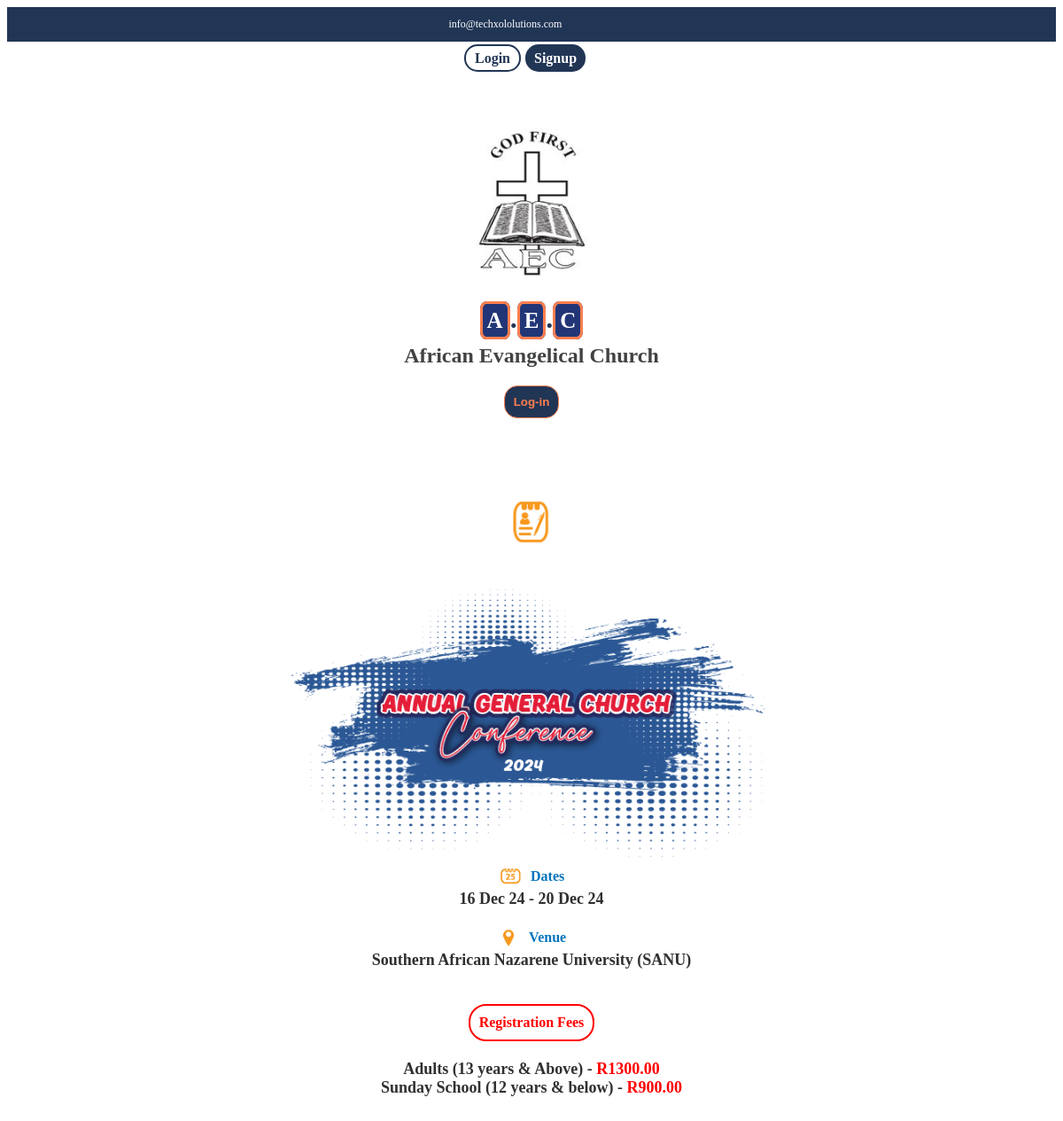
The page / on the database its author committed.
### models.py (models this page shows)
class open_event(db.Model):
    __table_name__ = "sessions"
    id = db.Column(db.Integer, primary_key=True)
    usr_id = db.Column(db.Integer, ForeignKey('user.id'))
    start_date = db.Column(db.Date, nullable=False)
    end_date = db.Column(db.Date, nullable=False)
    event_title = db.Column(db.String(60), nullable=False)
    event_abbr = db.Column(db.String(60), nullable=True)
    event_venue = db.Column(db.String(60), nullable=False)
    event_theme = db.Column(db.String(60), nullable=True)
    event_other_info = db.Column(db.String(60), nullable=True)
    registration_group1=db.Column(db.String(80))
    reg_fee_amnt1=db.Column(db.Float(80), nullable=True)
    registration_group2=db.Column(db.String(80))
    reg_fee_amnt2=db.Column(db.Float(80), nullable=True)
    registration_group3=db.Column(db.String(80))
    reg_fee_amnt3=db.Column(db.Float(80), nullable=True)
    registration_group4=db.Column(db.String(80))
    reg_fee_amnt4=db.Column(db.Float(80), nullable=True)
    event_closed = db.Column(db.Boolean, default=False)
    timestamp = db.Column(db.Date, nullable=False) #DateTime

### app.py (the view)
@app.route("/", methods=['POST','GET'])
def home():
    event_details=None
    if open_event.query.filter_by(event_closed=False).first():
        event_details = open_event.query.filter_by(event_closed=False).first()
    return render_template("index.html", event_details=event_details)

### app.py (called while the page is built)
@app.context_processor
def inject_ser():
    event = open_event.query.filter_by(event_closed=False).first()
    return dict(event_details=event)

### templates/index.html (shortened to what this page needs)
{% extends "base.html" %}
{% block content %}
</div>
<br><br>
<div style="flex-direction: column;justify-content: flex-start;" class="">
    {% if event_details %}
    <div class="event-info">
        <img style="height:70px" src="static/icons/registration-icon-big.png" />
        <img style="height:350px" src="static/icons/aec-agcc.png" />
        <div class="add-info">
            <div class="general-flex"><img style="height:30px" src="static/icons/calender-icon.png"  /><label>Dates</label></div>
            <small>{{event_details.start_date.strftime("%d %b %y")}} - {{event_details.end_date.strftime("%d %b %y")}}</small><br>
            <div class="general-flex"><img style="height:30px" src="static/icons/location-icon.png"  /><label>Venue</label></div>
            <small>{{event_details.event_venue}}</small>
        </div><br>
        <div class="add-info">
            <h4 style="color:red;border:2px solid red;border-radius:20px;padding:10px;">Registration Fees</h4>
            {% if event_details.reg_fee_amnt1 %}<small>{{event_details.registration_group1}} - <span style="color:red">R{{event_details.reg_fee_amnt1}}0</span></small>{% endif %}
            {% if event_details.reg_fee_amnt2 %}<small>{{event_details.registration_group2}} - <span style="color:red">R{{event_details.reg_fee_amnt2}}0</span></small>{% endif %}
        </div>
    </div>
    {% else %}
        <h1>The are No Registrations Open at this Moment</h1>
        {% if not current_user.is_authenticated %}
        <h3 style="color:coral">Do you have an account?<br>If not, please do sign up today for the A.E.C Registration Platform</h3>
        {% endif %}
    {% endif %}
    <br>
    <br><br><br>
</div><br><br><br><div style="height:300px"></div>
{% endblock %}

### templates/base.html (shortened to what this page needs)
<!DOCTYPE html>
<html lang="en">
<head>
    <link rel="stylesheet" type="text/css" href="static/css/styles.css" />
    <div class="physical_addr">
        <p>info@techxololutions.com</p>
    </div>
    <div class="other-nav">
    </div>
    <div style="background-color:;margin-left:-15px;align-items: center;"  class="user-label">
      {% if current_user.is_authenticated %}
          <li><span style="font-size:13px" class="">Welcome, {{current_user.name}}</span></li>
          <li><a class="btns-user links-user" href="/user_account">Account</a></li>
          <li><a class="btns-outlined links-user" href="/logout">Logout</a></li>
      {% else %}
          <li><a class="btns-outlined links-user" href="/login">Login</a></li>
          <li><a class="btns-user links-user" href="/signup">Signup</a></li>
      {% endif %}
    </div>
</head>
<body>
    <div class="">
        <br><br>
        <div>
          <div class="church-logo"><img style="height:inherit" src="static/images/aec_logo.jpg" /></div>
          <h1 id="abbr-style" style="margin:10px auto;font-weight:800" ><small style="">A</small>.<small style="">E</small>.<small style="">C</small></h1>
          <h2 style="margin-top:0px;color:rgb(65, 66, 66)" >African Evangelical Church</h2>
        </div>
        {% if not current_user.is_authenticated %}
        <div class="general-flex" style="margin:10px auto;"><a href="/login"> <button style="border:1px solid coral;color:coral;padding:10px" class="btns">Log-in</button></a></div>
        {% endif %}<br><br>
        {% block content %}
        {% endblock %}
</body>
</html>

### static/css/styles.css (style rules this page uses)
html { box-sizing:border-box }
*:after { //box-sizing:inherit }
:root { --main-color: #213555; --secondary-color: #31486d; }
a { text-decoration: none;font-weight:500;transition: all 0.5s ease; }
.physical_addr { display:flex; justify-content:center; align-items:center; gap:5%; font-weight:500; color:white; background-color:var(--main-color); width:100%; font-size:12px; }
.session-title h1,h3,h2,h4,h5 { text-align: center; }
.church-logo { height:200px; display: flex; justify-content: center; align-items: center; margin: 10px auto; width:60%; }
.general-flex { display:flex; justify-content:center; align-items:center; gap:10px; flex-wrap:wrap; }
body { box-sizing:border-box; font-family:Montserrat !important; animation:fade-anim 0.5s ease-in; }
.btns { border:none; padding:7px; color:white; font-weight:bold; min-width:60px; text-align: center; border-radius:15px; background-color:var(--main-color); transition:all 0.3s ease; }
.btns-user { border:none; padding:7px 10px; color:white; font-weight:600; border-radius:15px; background-color:var(--main-color); text-decoration:none; }
.btns-outlined { border:2px solid var(--main-color); padding:5px 10px; color:var(--main-color); font-weight:600; border-radius:15px; background:none; text-decoration:none; }
h1,h2,h3,h4 { color:var(--main-color); text-align: center; }
.event-info { display: flex; justify-content: center; align-items:center; flex-direction: column; }
.add-info label { font-weight: 700; color:#0474be; }
.add-info small { font-weight: 700; color:#303030; font-size:18px; }
.add-info { display: flex; justify-content: center; align-items:center; flex-direction: column; }
#abbr-style small { background-color:#223677; border:3px solid coral; border-radius:20%; padding:5px; height:30px ; width:40px; color:white; text-align:center; font-size:25px; }
.event-info small { text-align: center; }
.other-nav { position:absolute; top:110px; left:0px !important; width:35%; z-index:500; transition: all 1s ease; }
small { font-weight:600; color:#303030 }
.user-label { display: flex; list-style-type: none; justify-content: center; align-items: center; width:auto !important; gap:5px; margin:10px auto; }

### rows shown on the page
open_event: start_date "16 Dec 24", end_date "20 Dec 24", event_venue "Southern African Nazarene University (SANU)", registration_group1 "Adults (13 years & Above)", reg_fee_amnt1 "1300.0", registration_group2 "Sunday School (12 years & below)", reg_fee_amnt2 "900.0"
